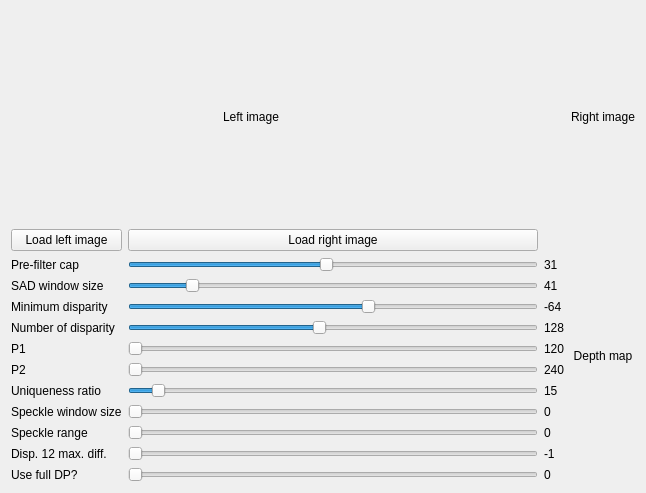
<?xml version="1.0" encoding="UTF-8"?>
<ui version="4.0">
 <class>MainWindow</class>
 <widget class="QMainWindow" name="MainWindow">
  <property name="geometry">
   <rect>
    <x>0</x>
    <y>0</y>
    <width>646</width>
    <height>493</height>
   </rect>
  </property>
  <property name="windowTitle">
   <string>OpenCV SGBM Tuner</string>
  </property>
  <widget class="QWidget" name="centralWidget">
   <layout class="QGridLayout" name="gridLayout_2">
    <item row="0" column="0">
     <layout class="QGridLayout" name="gridLayout">
      <item row="2" column="2">
       <widget class="QLabel" name="label_depth_map">
        <property name="maximumSize">
         <size>
          <width>480</width>
          <height>360</height>
         </size>
        </property>
        <property name="text">
         <string>Depth map</string>
        </property>
        <property name="alignment">
         <set>Qt::AlignCenter</set>
        </property>
       </widget>
      </item>
      <item row="0" column="2">
       <widget class="QLabel" name="label_image_right">
        <property name="maximumSize">
         <size>
          <width>480</width>
          <height>360</height>
         </size>
        </property>
        <property name="text">
         <string>Right image</string>
        </property>
        <property name="alignment">
         <set>Qt::AlignCenter</set>
        </property>
       </widget>
      </item>
      <item row="0" column="0">
       <widget class="QLabel" name="label_image_left">
        <property name="maximumSize">
         <size>
          <width>480</width>
          <height>360</height>
         </size>
        </property>
        <property name="text">
         <string>Left image</string>
        </property>
        <property name="alignment">
         <set>Qt::AlignCenter</set>
        </property>
       </widget>
      </item>
      <item row="2" column="0">
       <layout class="QGridLayout" name="gridLayout_buttons">
        <item row="4" column="1">
         <widget class="QSlider" name="horizontalSlider_num_of_disparity">
          <property name="sizePolicy">
           <sizepolicy hsizetype="Minimum" vsizetype="Fixed">
            <horstretch>0</horstretch>
            <verstretch>0</verstretch>
           </sizepolicy>
          </property>
          <property name="minimum">
           <number>16</number>
          </property>
          <property name="maximum">
           <number>256</number>
          </property>
          <property name="singleStep">
           <number>16</number>
          </property>
          <property name="pageStep">
           <number>16</number>
          </property>
          <property name="value">
           <number>128</number>
          </property>
          <property name="orientation">
           <enum>Qt::Horizontal</enum>
          </property>
         </widget>
        </item>
        <item row="8" column="1">
         <widget class="QSlider" name="horizontalSlider_speckle_window_size">
          <property name="sizePolicy">
           <sizepolicy hsizetype="Minimum" vsizetype="Fixed">
            <horstretch>0</horstretch>
            <verstretch>0</verstretch>
           </sizepolicy>
          </property>
          <property name="maximum">
           <number>250</number>
          </property>
          <property name="orientation">
           <enum>Qt::Horizontal</enum>
          </property>
         </widget>
        </item>
        <item row="3" column="0">
         <widget class="QLabel" name="label_min_disparity">
          <property name="toolTip">
           <string>&lt;html&gt;&lt;head/&gt;&lt;body&gt;&lt;p&gt;Minimum possible disparity value. Normally, it is zero but sometimes rectification algorithms can shift images, so this parameter needs to be adjusted accordingly.&lt;/p&gt;&lt;/body&gt;&lt;/html&gt;</string>
          </property>
          <property name="text">
           <string>Minimum disparity</string>
          </property>
         </widget>
        </item>
        <item row="8" column="2">
         <widget class="QLabel" name="label_8">
          <property name="text">
           <string>0</string>
          </property>
         </widget>
        </item>
        <item row="4" column="0">
         <widget class="QLabel" name="label_num_of_disparity">
          <property name="toolTip">
           <string>&lt;html&gt;&lt;head/&gt;&lt;body&gt;&lt;p&gt;Maximum disparity minus minimum disparity. The value is always greater than zero. In the current implementation, this parameter must be divisible by 16.&lt;/p&gt;&lt;/body&gt;&lt;/html&gt;</string>
          </property>
          <property name="text">
           <string>Number of disparity</string>
          </property>
         </widget>
        </item>
        <item row="9" column="2">
         <widget class="QLabel" name="label_9">
          <property name="text">
           <string>0</string>
          </property>
         </widget>
        </item>
        <item row="2" column="2">
         <widget class="QLabel" name="label_3">
          <property name="text">
           <string>41</string>
          </property>
         </widget>
        </item>
        <item row="3" column="1">
         <widget class="QSlider" name="horizontalSlider_min_disparity">
          <property name="sizePolicy">
           <sizepolicy hsizetype="Minimum" vsizetype="Fixed">
            <horstretch>0</horstretch>
            <verstretch>0</verstretch>
           </sizepolicy>
          </property>
          <property name="minimum">
           <number>-300</number>
          </property>
          <property name="maximum">
           <number>100</number>
          </property>
          <property name="singleStep">
           <number>1</number>
          </property>
          <property name="pageStep">
           <number>10</number>
          </property>
          <property name="value">
           <number>-64</number>
          </property>
          <property name="orientation">
           <enum>Qt::Horizontal</enum>
          </property>
         </widget>
        </item>
        <item row="4" column="2">
         <widget class="QLabel" name="label_5">
          <property name="text">
           <string>128</string>
          </property>
         </widget>
        </item>
        <item row="2" column="0">
         <widget class="QLabel" name="label_SAD_window_size">
          <property name="toolTip">
           <string>&lt;html&gt;&lt;head/&gt;&lt;body&gt;&lt;p&gt;Matched block size. It must be an odd number &lt;span style=&quot; font-family:'Courier New,courier';&quot;&gt;&amp;gt;=1&lt;/span&gt; . Normally, it should be somewhere in the &lt;span style=&quot; font-family:'Courier New,courier';&quot;&gt;3..11&lt;/span&gt; range.&lt;/p&gt;&lt;/body&gt;&lt;/html&gt;</string>
          </property>
          <property name="text">
           <string>SAD window size</string>
          </property>
         </widget>
        </item>
        <item row="6" column="2">
         <widget class="QLabel" name="label_13">
          <property name="text">
           <string>240</string>
          </property>
         </widget>
        </item>
        <item row="7" column="0">
         <widget class="QLabel" name="label_uniqueness_ratio">
          <property name="toolTip">
           <string>&lt;html&gt;&lt;head/&gt;&lt;body&gt;&lt;p&gt;Margin in percentage by which the best (minimum) computed cost function value should “win” the second best value to consider the found match correct. Normally, a value within the 5-15 range is good enough.&lt;/p&gt;&lt;/body&gt;&lt;/html&gt;</string>
          </property>
          <property name="text">
           <string>Uniqueness ratio</string>
          </property>
         </widget>
        </item>
        <item row="2" column="1">
         <widget class="QSlider" name="horizontalSlider_SAD_window_size">
          <property name="sizePolicy">
           <sizepolicy hsizetype="Minimum" vsizetype="Fixed">
            <horstretch>0</horstretch>
            <verstretch>0</verstretch>
           </sizepolicy>
          </property>
          <property name="minimum">
           <number>5</number>
          </property>
          <property name="maximum">
           <number>255</number>
          </property>
          <property name="singleStep">
           <number>2</number>
          </property>
          <property name="value">
           <number>41</number>
          </property>
          <property name="orientation">
           <enum>Qt::Horizontal</enum>
          </property>
         </widget>
        </item>
        <item row="7" column="1">
         <widget class="QSlider" name="horizontalSlider_uniqueness_ratio">
          <property name="sizePolicy">
           <sizepolicy hsizetype="Minimum" vsizetype="Fixed">
            <horstretch>0</horstretch>
            <verstretch>0</verstretch>
           </sizepolicy>
          </property>
          <property name="maximum">
           <number>255</number>
          </property>
          <property name="value">
           <number>15</number>
          </property>
          <property name="orientation">
           <enum>Qt::Horizontal</enum>
          </property>
         </widget>
        </item>
        <item row="0" column="0">
         <widget class="QPushButton" name="pushButton_left">
          <property name="text">
           <string>Load left image</string>
          </property>
         </widget>
        </item>
        <item row="0" column="1">
         <widget class="QPushButton" name="pushButton_right">
          <property name="text">
           <string>Load right image</string>
          </property>
         </widget>
        </item>
        <item row="8" column="0">
         <widget class="QLabel" name="label_speckle_window_size">
          <property name="toolTip">
           <string>&lt;html&gt;&lt;head/&gt;&lt;body&gt;&lt;p&gt;Maximum size of smooth disparity regions to consider their noise speckles and invalidate. Set it to 0 to disable speckle filtering. Otherwise, set it somewhere in the 50-200 range.&lt;/p&gt;&lt;/body&gt;&lt;/html&gt;</string>
          </property>
          <property name="text">
           <string>Speckle window size</string>
          </property>
         </widget>
        </item>
        <item row="1" column="0">
         <widget class="QLabel" name="label_pre_filter_cap">
          <property name="toolTip">
           <string>&lt;html&gt;&lt;head/&gt;&lt;body&gt;&lt;p&gt;Truncation value for the prefiltered image pixels. The algorithm first computes x-derivative at each pixel and clips its value by &lt;span style=&quot; font-family:'Courier New,courier';&quot;&gt;[-preFilterCap, preFilterCap]&lt;/span&gt; interval. The result values are passed to the Birchfield-Tomasi pixel cost function.&lt;/p&gt;&lt;/body&gt;&lt;/html&gt;</string>
          </property>
          <property name="text">
           <string>Pre-filter cap</string>
          </property>
         </widget>
        </item>
        <item row="9" column="0">
         <widget class="QLabel" name="label_speckle_range">
          <property name="toolTip">
           <string>&lt;html&gt;&lt;head/&gt;&lt;body&gt;&lt;p&gt;Maximum disparity variation within each connected component. If you do speckle filtering, set the parameter to a positive value, it will be implicitly multiplied by 16. Normally, 1 or 2 is good enough.&lt;/p&gt;&lt;/body&gt;&lt;/html&gt;</string>
          </property>
          <property name="text">
           <string>Speckle range</string>
          </property>
         </widget>
        </item>
        <item row="3" column="2">
         <widget class="QLabel" name="label_4">
          <property name="text">
           <string>-64</string>
          </property>
         </widget>
        </item>
        <item row="7" column="2">
         <widget class="QLabel" name="label_7">
          <property name="text">
           <string>15</string>
          </property>
         </widget>
        </item>
        <item row="9" column="1">
         <widget class="QSlider" name="horizontalSlider_speckle_range">
          <property name="sizePolicy">
           <sizepolicy hsizetype="Minimum" vsizetype="Fixed">
            <horstretch>0</horstretch>
            <verstretch>0</verstretch>
           </sizepolicy>
          </property>
          <property name="minimum">
           <number>0</number>
          </property>
          <property name="maximum">
           <number>3</number>
          </property>
          <property name="orientation">
           <enum>Qt::Horizontal</enum>
          </property>
         </widget>
        </item>
        <item row="1" column="1">
         <widget class="QSlider" name="horizontalSlider_pre_filter_cap">
          <property name="sizePolicy">
           <sizepolicy hsizetype="Minimum" vsizetype="Fixed">
            <horstretch>0</horstretch>
            <verstretch>0</verstretch>
           </sizepolicy>
          </property>
          <property name="minimum">
           <number>1</number>
          </property>
          <property name="maximum">
           <number>63</number>
          </property>
          <property name="value">
           <number>31</number>
          </property>
          <property name="orientation">
           <enum>Qt::Horizontal</enum>
          </property>
         </widget>
        </item>
        <item row="11" column="0">
         <widget class="QLabel" name="label_disp_12_max_diff">
          <property name="toolTip">
           <string>&lt;html&gt;&lt;head/&gt;&lt;body&gt;&lt;p&gt;Maximum allowed difference (in integer pixel units) in the left-right disparity check. Set it to a non-positive value to disable the check.&lt;/p&gt;&lt;/body&gt;&lt;/html&gt;</string>
          </property>
          <property name="text">
           <string>Disp. 12 max. diff.</string>
          </property>
         </widget>
        </item>
        <item row="11" column="1">
         <widget class="QSlider" name="horizontalSlider_disp_12_max_diff">
          <property name="sizePolicy">
           <sizepolicy hsizetype="Minimum" vsizetype="Fixed">
            <horstretch>0</horstretch>
            <verstretch>0</verstretch>
           </sizepolicy>
          </property>
          <property name="minimum">
           <number>-1</number>
          </property>
          <property name="maximum">
           <number>100</number>
          </property>
          <property name="value">
           <number>-1</number>
          </property>
          <property name="orientation">
           <enum>Qt::Horizontal</enum>
          </property>
         </widget>
        </item>
        <item row="11" column="2">
         <widget class="QLabel" name="label_10">
          <property name="text">
           <string>-1</string>
          </property>
         </widget>
        </item>
        <item row="5" column="2">
         <widget class="QLabel" name="label_12">
          <property name="text">
           <string>120</string>
          </property>
         </widget>
        </item>
        <item row="5" column="0">
         <widget class="QLabel" name="label_1">
          <property name="text">
           <string>P1</string>
          </property>
         </widget>
        </item>
        <item row="5" column="1">
         <widget class="QSlider" name="horizontalSlider_P1">
          <property name="maximum">
           <number>1000</number>
          </property>
          <property name="orientation">
           <enum>Qt::Horizontal</enum>
          </property>
         </widget>
        </item>
        <item row="6" column="1">
         <widget class="QSlider" name="horizontalSlider_P2">
          <property name="maximum">
           <number>2000</number>
          </property>
          <property name="orientation">
           <enum>Qt::Horizontal</enum>
          </property>
         </widget>
        </item>
        <item row="6" column="0">
         <widget class="QLabel" name="label_6">
          <property name="text">
           <string>P2</string>
          </property>
         </widget>
        </item>
        <item row="1" column="2">
         <widget class="QLabel" name="label_2">
          <property name="text">
           <string>31</string>
          </property>
         </widget>
        </item>
        <item row="12" column="0">
         <widget class="QLabel" name="label">
          <property name="text">
           <string>Use full DP?</string>
          </property>
         </widget>
        </item>
        <item row="12" column="2">
         <widget class="QLabel" name="label_11">
          <property name="text">
           <string>0</string>
          </property>
         </widget>
        </item>
        <item row="12" column="1">
         <widget class="QSlider" name="horizontalSlider_use_full_dp">
          <property name="maximum">
           <number>1</number>
          </property>
          <property name="orientation">
           <enum>Qt::Horizontal</enum>
          </property>
         </widget>
        </item>
       </layout>
      </item>
     </layout>
    </item>
   </layout>
  </widget>
 </widget>
 <layoutdefault spacing="6" margin="11"/>
 <resources/>
 <connections>
  <connection>
   <sender>horizontalSlider_pre_filter_cap</sender>
   <signal>valueChanged(int)</signal>
   <receiver>label_2</receiver>
   <slot>setNum(int)</slot>
   <hints>
    <hint type="sourcelabel">
     <x>403</x>
     <y>131</y>
    </hint>
    <hint type="destinationlabel">
     <x>546</x>
     <y>131</y>
    </hint>
   </hints>
  </connection>
  <connection>
   <sender>horizontalSlider_min_disparity</sender>
   <signal>valueChanged(int)</signal>
   <receiver>label_4</receiver>
   <slot>setNum(int)</slot>
   <hints>
    <hint type="sourcelabel">
     <x>430</x>
     <y>201</y>
    </hint>
    <hint type="destinationlabel">
     <x>546</x>
     <y>201</y>
    </hint>
   </hints>
  </connection>
  <connection>
   <sender>horizontalSlider_SAD_window_size</sender>
   <signal>valueChanged(int)</signal>
   <receiver>label_3</receiver>
   <slot>setNum(int)</slot>
   <hints>
    <hint type="sourcelabel">
     <x>402</x>
     <y>166</y>
    </hint>
    <hint type="destinationlabel">
     <x>546</x>
     <y>166</y>
    </hint>
   </hints>
  </connection>
  <connection>
   <sender>horizontalSlider_num_of_disparity</sender>
   <signal>valueChanged(int)</signal>
   <receiver>label_5</receiver>
   <slot>setNum(int)</slot>
   <hints>
    <hint type="sourcelabel">
     <x>432</x>
     <y>236</y>
    </hint>
    <hint type="destinationlabel">
     <x>546</x>
     <y>236</y>
    </hint>
   </hints>
  </connection>
  <connection>
   <sender>horizontalSlider_uniqueness_ratio</sender>
   <signal>valueChanged(int)</signal>
   <receiver>label_7</receiver>
   <slot>setNum(int)</slot>
   <hints>
    <hint type="sourcelabel">
     <x>273</x>
     <y>332</y>
    </hint>
    <hint type="destinationlabel">
     <x>546</x>
     <y>341</y>
    </hint>
   </hints>
  </connection>
  <connection>
   <sender>horizontalSlider_disp_12_max_diff</sender>
   <signal>valueChanged(int)</signal>
   <receiver>label_10</receiver>
   <slot>setNum(int)</slot>
   <hints>
    <hint type="sourcelabel">
     <x>276</x>
     <y>432</y>
    </hint>
    <hint type="destinationlabel">
     <x>546</x>
     <y>446</y>
    </hint>
   </hints>
  </connection>
  <connection>
   <sender>horizontalSlider_speckle_range</sender>
   <signal>valueChanged(int)</signal>
   <receiver>label_9</receiver>
   <slot>setNum(int)</slot>
   <hints>
    <hint type="sourcelabel">
     <x>289</x>
     <y>393</y>
    </hint>
    <hint type="destinationlabel">
     <x>546</x>
     <y>411</y>
    </hint>
   </hints>
  </connection>
  <connection>
   <sender>horizontalSlider_speckle_window_size</sender>
   <signal>valueChanged(int)</signal>
   <receiver>label_8</receiver>
   <slot>setNum(int)</slot>
   <hints>
    <hint type="sourcelabel">
     <x>288</x>
     <y>368</y>
    </hint>
    <hint type="destinationlabel">
     <x>546</x>
     <y>376</y>
    </hint>
   </hints>
  </connection>
  <connection>
   <sender>horizontalSlider_P1</sender>
   <signal>valueChanged(int)</signal>
   <receiver>label_12</receiver>
   <slot>setNum(int)</slot>
   <hints>
    <hint type="sourcelabel">
     <x>473</x>
     <y>271</y>
    </hint>
    <hint type="destinationlabel">
     <x>533</x>
     <y>259</y>
    </hint>
   </hints>
  </connection>
  <connection>
   <sender>horizontalSlider_P2</sender>
   <signal>valueChanged(int)</signal>
   <receiver>label_13</receiver>
   <slot>setNum(int)</slot>
   <hints>
    <hint type="sourcelabel">
     <x>314</x>
     <y>292</y>
    </hint>
    <hint type="destinationlabel">
     <x>533</x>
     <y>294</y>
    </hint>
   </hints>
  </connection>
  <connection>
   <sender>horizontalSlider_use_full_dp</sender>
   <signal>valueChanged(int)</signal>
   <receiver>label_11</receiver>
   <slot>setNum(int)</slot>
   <hints>
    <hint type="sourcelabel">
     <x>505</x>
     <y>454</y>
    </hint>
    <hint type="destinationlabel">
     <x>539</x>
     <y>462</y>
    </hint>
   </hints>
  </connection>
 </connections>
</ui>
